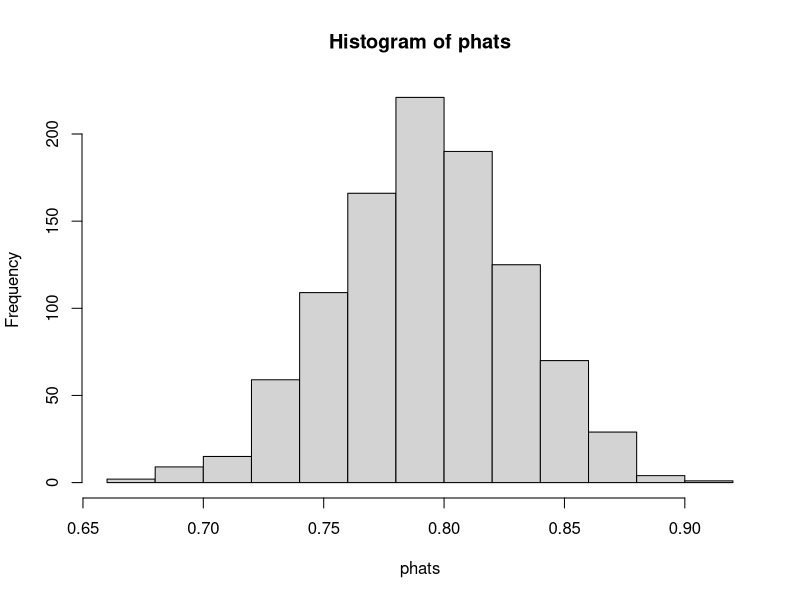
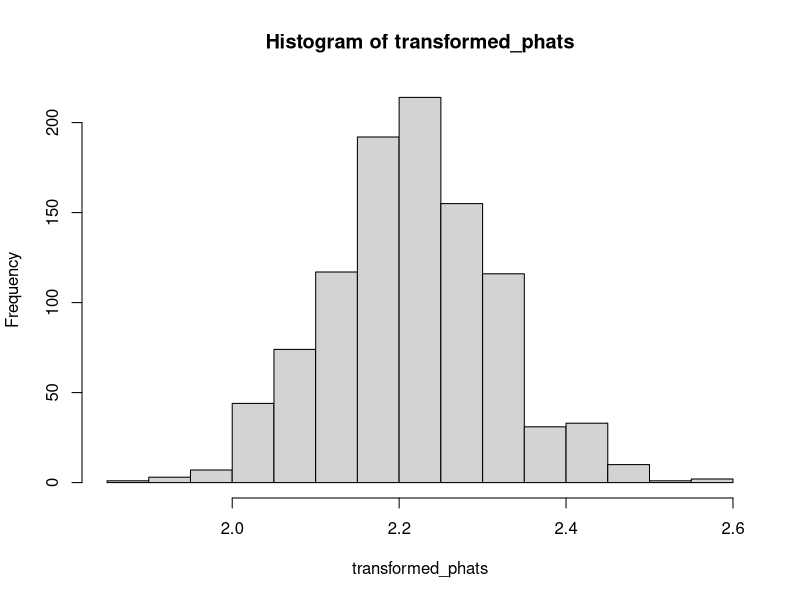

Source code (R) for these figures, in order:
# demonstration that 2arcsin(sqrt(x)) is a variance stabilizing transformation

nsim <- 1000
phats <- rep(NA, nsim)
n <- 100
p <- 0.8 # change to demonstrate how the variance depends on p
for(i in 1:nsim){
  x <- rbinom(n, 1, p)
  phats[i] <- mean(x)
}

hist(phats)
sd(phats)
sqrt(p*(1-p)/n)

# now add transformation

nsim <- 1000
transformed_phats <- rep(NA, nsim)
n <- 100
p <- 0.8 # change to demonstrate how the variance no longer depends on p
for(i in 1:nsim){
  x <- rbinom(n, 1, p)
  transformed_phats[i] <- 2*asin(sqrt(mean(x)))
}

hist(transformed_phats)
sd(transformed_phats)
1/sqrt(n)


# now let's check coverage

nsim <- 10000
# try values of p like 0.1, 0.5, 0.8. For n = 100, it seems like the transformation
# has slightly higher coverage
p <- 0.1 
n <- 100
covers_original <- rep(NA, nsim)
covers_transformed <- rep(NA, nsim)
for(i in 1:nsim){
  x <- rbinom(n, 1, p)
  phat <- mean(x)
  
  lower_original <- phat - 1.96*sqrt(phat*(1-phat)/n)
  upper_original <- phat + 1.96*sqrt(phat*(1-phat)/n)
  
  lower_transformed <- 2*asin(sqrt(phat)) - 1.96/sqrt(n)
  upper_transformed <- 2*asin(sqrt(phat)) + 1.96/sqrt(n)
  
  covers_original[i] <- lower_original < p & p < upper_original
  covers_transformed[i] <- sin((lower_transformed)/2)^2 < p & p < sin((upper_transformed)/2)^2
}

mean(covers_original)
mean(covers_transformed)

